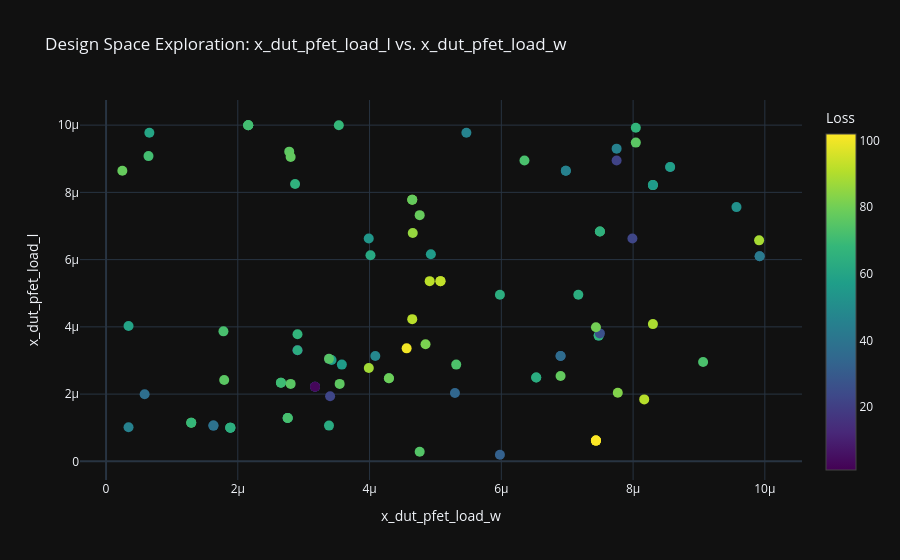

This figure's notebook cell:
### Markdown cell above
### (4) Design Space Exploration

### Code cell
circuit_optimizer.plot_design_space_exploration(param_x="x_dut_pfet_load_w", param_y="x_dut_pfet_load_l", show=True)
circuit_optimizer.plot_design_space_exploration(param_x="x_dut_nfet_input_w", param_y="x_dut_nfet_input_l", show=True)
circuit_optimizer.plot_design_space_exploration(param_x="x_dut_nfet_mirror_w", param_y="x_dut_nfet_mirror_l", show=True)
